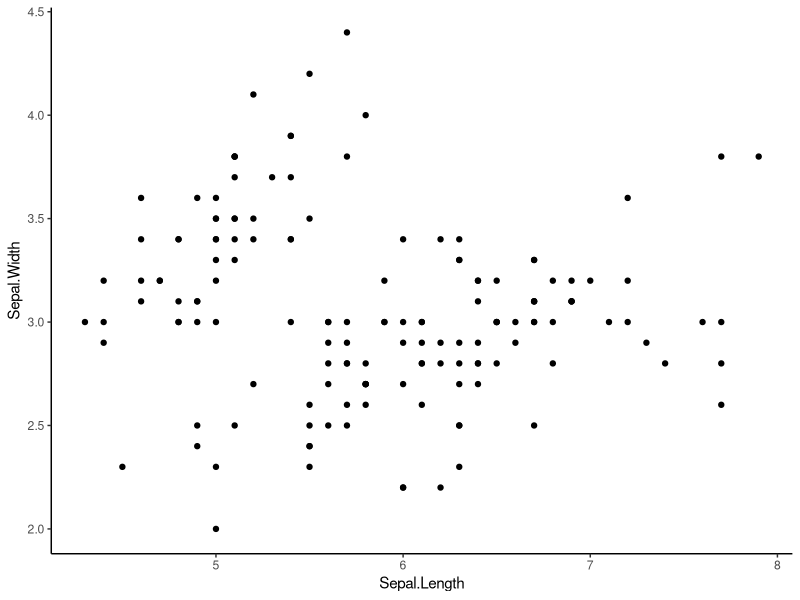

R code for this plot:
## ---- chunk 1
knitr::opts_chunk$set(echo = TRUE)
## ---- chunk 2
library(tidyverse)

ggplot(iris, aes(Sepal.Length,Sepal.Width)) + 
  geom_point() +
  theme_classic()

